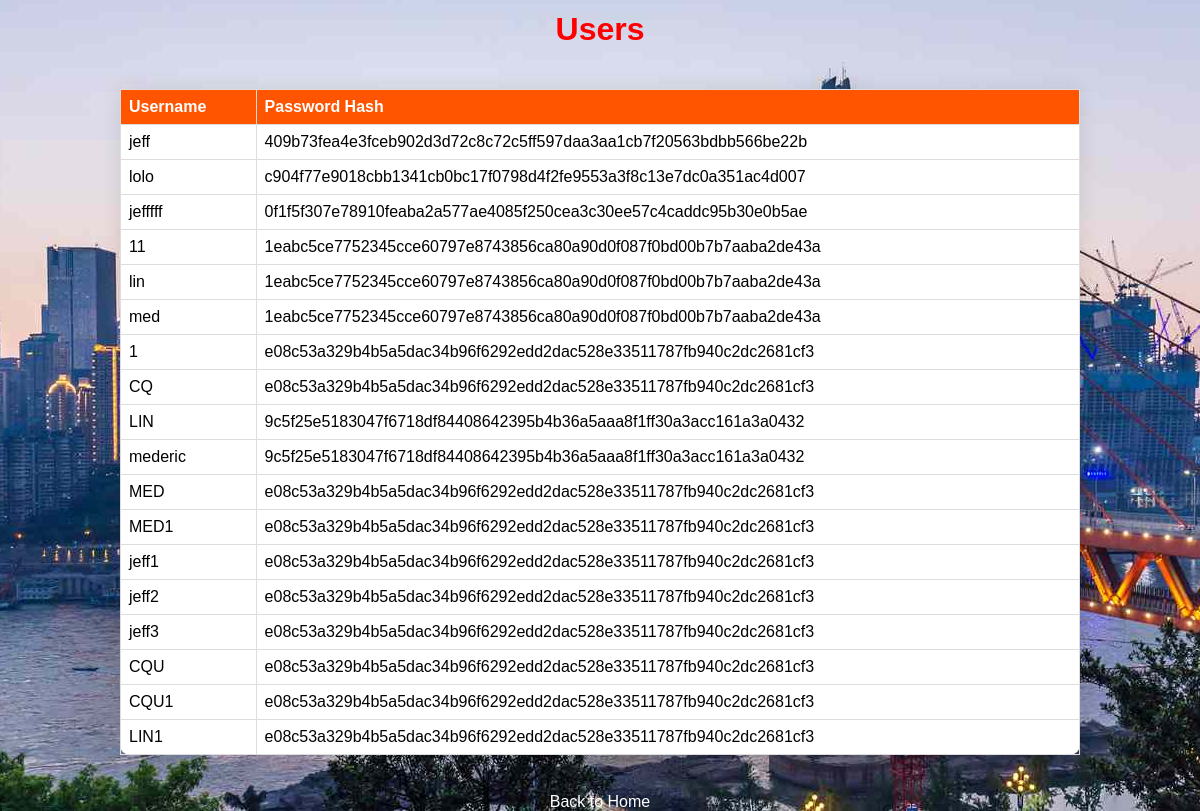
Page /display_users on the committed database.
### tables this page shows
CREATE TABLE users (
        id INTEGER PRIMARY KEY AUTOINCREMENT,
        username TEXT NOT NULL,
        password_hash BLOB NOT NULL
    );

### app.py (the view)
@app.route('/display_users')
def display_users_route():
    users_info = display_users()
    return render_template('display_users.html', users_info=users_info)

### app.py (called while the page is built)
def display_users():
    conn = sqlite3.connect('passwords.db')
    cursor = conn.cursor()
    cursor.execute('SELECT username, password_hash FROM users')
    users_info = cursor.fetchall()
    conn.close()
    return users_info

### templates/display_users.html (shortened to what this page needs)
<!DOCTYPE html>
<html lang="en">
<head>
    <link rel="stylesheet" href="{{ url_for('static', filename='style.css') }}">
</head>
<body>
    <h1>Users</h1>
    <table border="1">
        <tr>
            <th>Username</th>
            <th>Password Hash</th>
        </tr>
        {% for user_info in users_info %}
            <tr>
                <td>{{ user_info[0] }}</td>
                <td>{{ user_info[1] }}</td>
            </tr>
        {% endfor %}
    </table>
    <br>
    <a href="/">Back to Home</a>
</body>
</html>

### static/style.css (style rules this page uses)
body { font-family: 'Arial', sans-serif; background: url('suspension-bridge-over-river-in-modern-city-827441810-5c6d8016c9e77c0001efa086.jpg') center/cover no-repeat; background-size:auto; margin: 0; display: flex; flex-direction: column; align-items: center; justify-content: center; height: 100vh; }
h1 { border-top: 0; color:red; }
table { border-collapse: collapse; width: 80%; margin-top: 20px; background-color: #fff; border-radius: 10px; box-shadow: 0 0 20px rgba(0, 0, 0, 0.1); }
th, td { border: 1px solid #ddd; padding: 8px; text-align: left; }
th { background-color: #ff5500; color: white; }
a { text-decoration: none; color:white; margin-top: 20px; display: inline-block; }

### rows in the picture
users: username "jeff", password_hash "409b73fea4e3fceb902d3d72c8c72c5ff597daa3aa1cb7f20563bdbb566be22b"
users: username "lolo", password_hash "c904f77e9018cbb1341cb0bc17f0798d4f2fe9553a3f8c13e7dc0a351ac4d007"
users: username "jefffff", password_hash "0f1f5f307e78910feaba2a577ae4085f250cea3c30ee57c4caddc95b30e0b5ae"
users: username "11", password_hash "1eabc5ce7752345cce60797e8743856ca80a90d0f087f0bd00b7b7aaba2de43a"
users: username "lin", password_hash "1eabc5ce7752345cce60797e8743856ca80a90d0f087f0bd00b7b7aaba2de43a"
users: username "med", password_hash "1eabc5ce7752345cce60797e8743856ca80a90d0f087f0bd00b7b7aaba2de43a"
users: username "1", password_hash "e08c53a329b4b5a5dac34b96f6292edd2dac528e33511787fb940c2dc2681cf3"
users: username "CQ", password_hash "e08c53a329b4b5a5dac34b96f6292edd2dac528e33511787fb940c2dc2681cf3"
users: username "LIN", password_hash "9c5f25e5183047f6718df84408642395b4b36a5aaa8f1ff30a3acc161a3a0432"
users: username "mederic", password_hash "9c5f25e5183047f6718df84408642395b4b36a5aaa8f1ff30a3acc161a3a0432"
users: username "MED", password_hash "e08c53a329b4b5a5dac34b96f6292edd2dac528e33511787fb940c2dc2681cf3"
users: username "MED1", password_hash "e08c53a329b4b5a5dac34b96f6292edd2dac528e33511787fb940c2dc2681cf3"
users: username "jeff1", password_hash "e08c53a329b4b5a5dac34b96f6292edd2dac528e33511787fb940c2dc2681cf3"
users: username "jeff2", password_hash "e08c53a329b4b5a5dac34b96f6292edd2dac528e33511787fb940c2dc2681cf3"
users: username "jeff3", password_hash "e08c53a329b4b5a5dac34b96f6292edd2dac528e33511787fb940c2dc2681cf3"
users: username "CQU", password_hash "e08c53a329b4b5a5dac34b96f6292edd2dac528e33511787fb940c2dc2681cf3"
users: username "CQU1", password_hash "e08c53a329b4b5a5dac34b96f6292edd2dac528e33511787fb940c2dc2681cf3"
users: username "LIN1", password_hash "e08c53a329b4b5a5dac34b96f6292edd2dac528e33511787fb940c2dc2681cf3"
